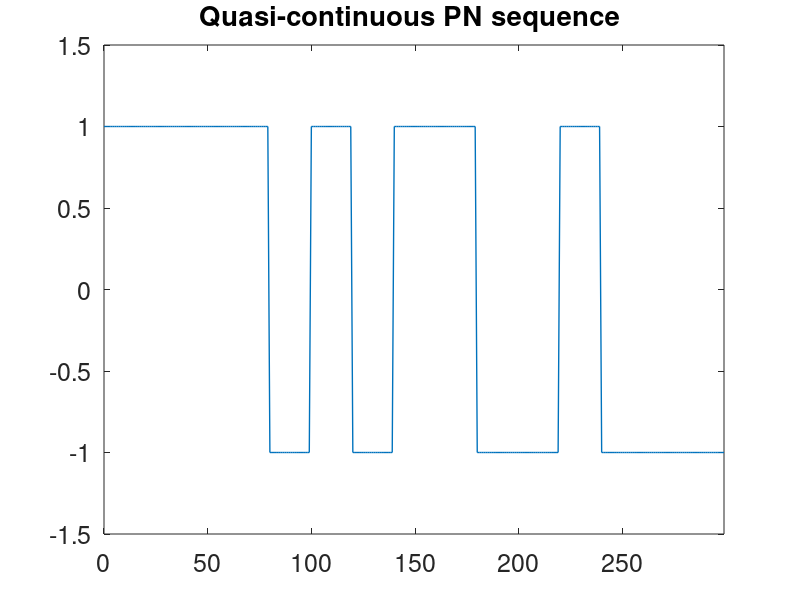
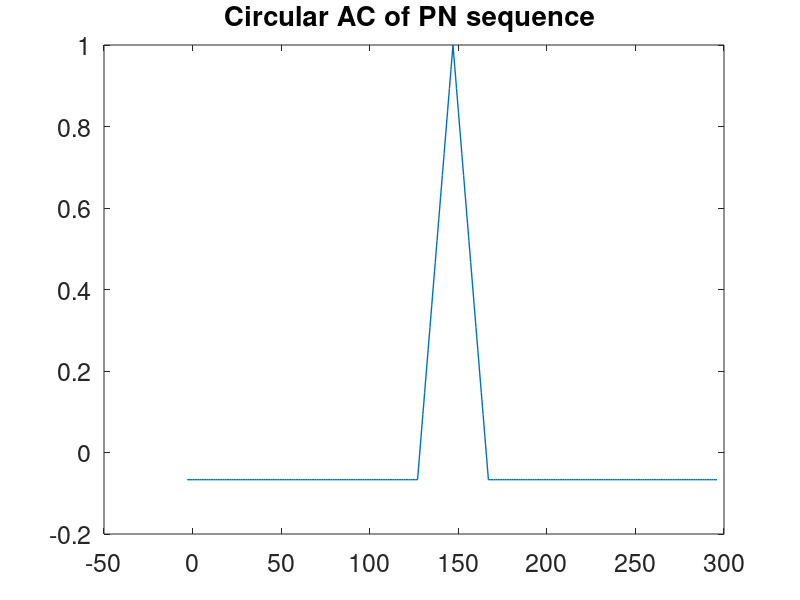
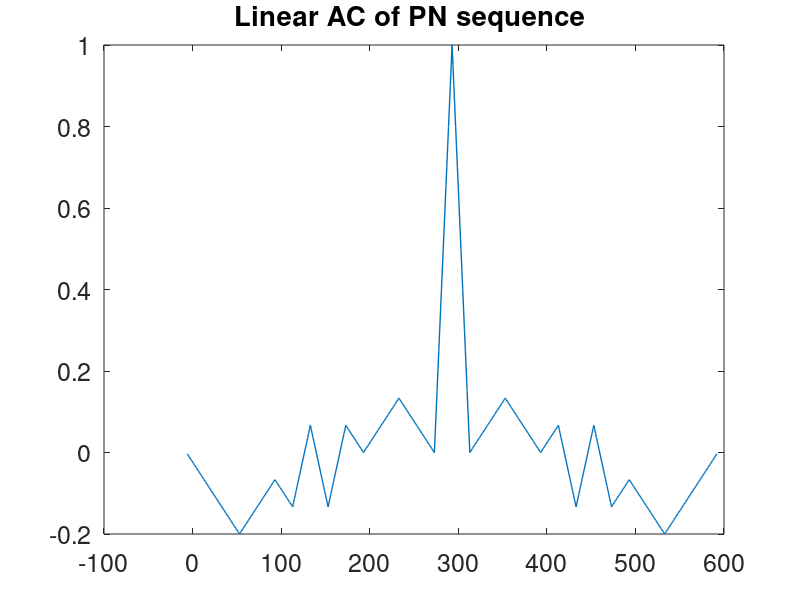
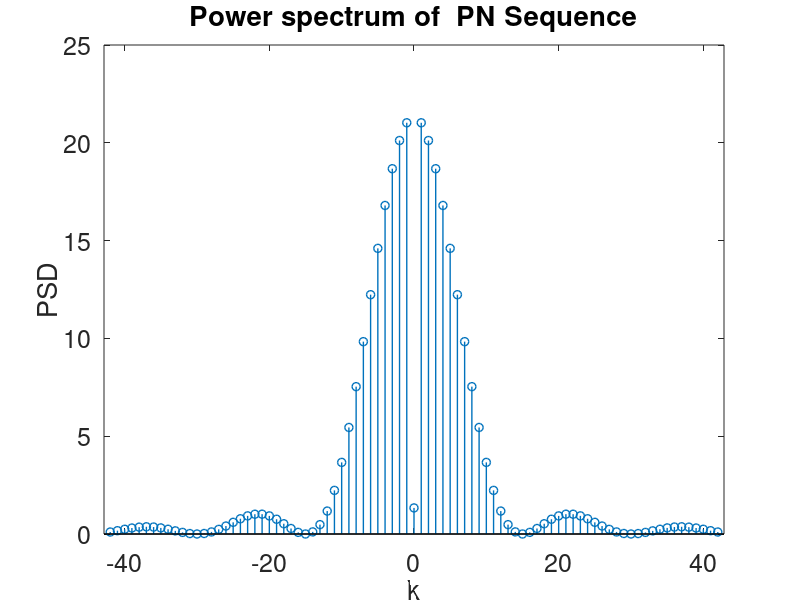

MATLAB code to generate these figures, in order:
function pn_spec(pn)
% Used for approximating the power spectrum of a PN sequence. 
% Creates L data points per chip to get better frequency resolution
% for the FFT, resulting in a better looking PSD estimate.
% Note: no windowing or overlap is used in this PSD estimate.
%
% Can use harcoded PN examples below, or accept a PN sequence input
% as a row vector.  For the latter case, programs pngen and pngen2
% can be used to generate any needed PN code.
%
% copyright (c) 2011 Cameron H. G. Wright


% length of a quasi-continuous "chip"
% MATLAB will have L data points per chip to send to FFT
L=20;  % the value 20 seems to work well 

% Reset figure axes
close all;

% Globally hardcode the figuure text size
set(0,'DefaultAxesFontSize',18);
set(0,'DefaultTextFontSize',18);
 
% For global figure line widths; use lines >1 with caution, only if needed
set(0,'DefaultLineLineWidth',1); % use thicker line

st=''; % default in case you forget to uncomment the string

if (nargin == 0)  % no PN code was provided as input
    % If using PN code as input argument, do not uncomment any of these
    % Hardcoded PN sequences below; uncomment only the one you want
    % also uncomment the st1 string for the plot title
    % SSRG [3,1]
    % st='[3,1]_s';
    % pn=[1 1 1 0 1 0 0];
    
    % SSRG [4,1]
    % st='[4,1]_s';
     pn=[1 1 1 1 0 1 0 1 1 0 0 1 0 0 0];
    
    % SSRG [5,2]
    %st='[5,2]_s';
    %pn=[1 0 1 0 1 1 1 0 1 1 0 0 0 1 1 1 1 1 0 0 1 1 0 1 0 0 1 0 0 0 0];
end

N=length(pn);

% convert to polar NRZ line code (antipodal, +1, -1)
ppn=(2*pn)-1;

% create array of quasi-continuous chips following pattern of PN sequence 
cpn=zeros(1,N*L);  % preallocate array
for i=0:N-1
    for j=1:L
        cpn(j+(i*L))=ppn(i+1);
    end
end

NN=length(cpn); % equal to N*L

% circular autocorrelation of "continuous" sequence
CPN=fft(cpn);
ccxcorr=ifft(CPN.*conj(CPN));

% PSD estimate via Wiener-Khintchine theorem
pnspec=fftshift(abs(fft(ccxcorr)))/NN;


%  plot the figures
figure(1)
plot(0:NN-1,cpn)
axis([0 NN-1 -1.5 1.5])
title(['Quasi-continuous PN sequence ' st]);

% normalized circular autocorrelation
figure(2)
plot(0-3:NN-1-3,fftshift(ccxcorr)/NN)
title(['Circular AC of PN sequence ' st]);

% normalized linear autocorrelation
figure(3)
plot(0-6:2*NN-1-1-6,xcorr(cpn)/NN)
title(['Linear AC of PN sequence ' st]);

% plot PSD estimate
figure(4)
k= -(NN/2):(NN/2)-1;
stem(k,pnspec)
xlabel('k')
ylabel('PSD')
title(['Power spectrum of ' st ' PN Sequence'])
% zoom in to main lobe and first two side lobes
axis([-(NN/7) NN/7 0 25])

% Save Figures as EPS level 2 color
% Only uncomment if you want to generate the EPS file
% print -depsc2 -f4 PNspec_ML.eps




